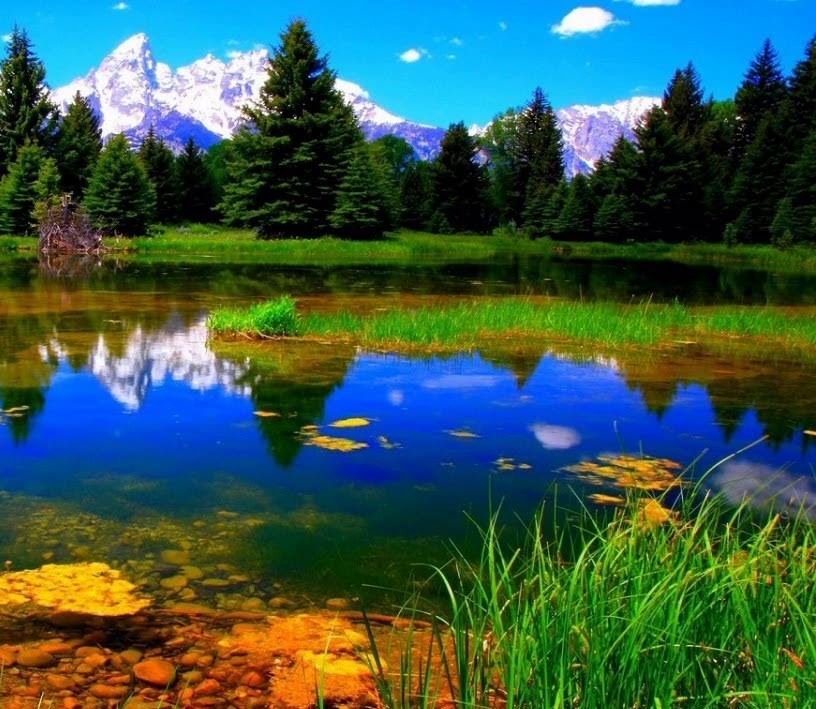
#> input picture Stereo Vision/images/right1.jpg, 816 x 709 px
$ python main_v1.py   (older library calls are emulated)
#> lines starting #> are read from the running program, lines starting #| are printed output that depends on the picture
import cv2
import numpy as np
import matplotlib.pyplot as plt
from PIL import Image
import copy
window_size = 100
img_right = cv2.imread('images/right1.jpg') #right1.jpg #right.png
#> img_right is the input picture: shape (709, 816, 3); mean B, G, R 77.9, 90.6, 57.4
img_right = cv2.resize(img_right, (500,500), fx=1, fy=1)
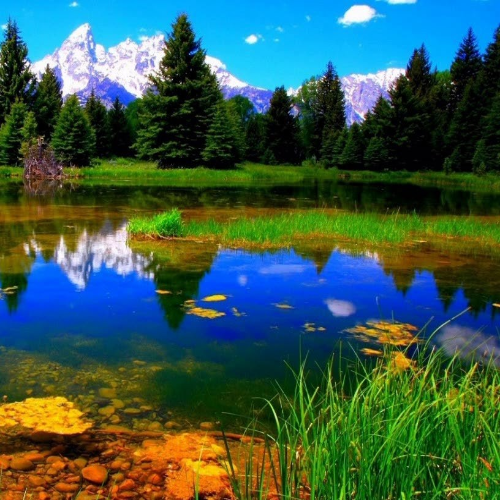
#> img_right: shape (500, 500, 3); mean B, G, R 77.8, 90.5, 57.3
img_right_gray = cv2.cvtColor(copy.copy(img_right),cv2.COLOR_BGR2GRAY)
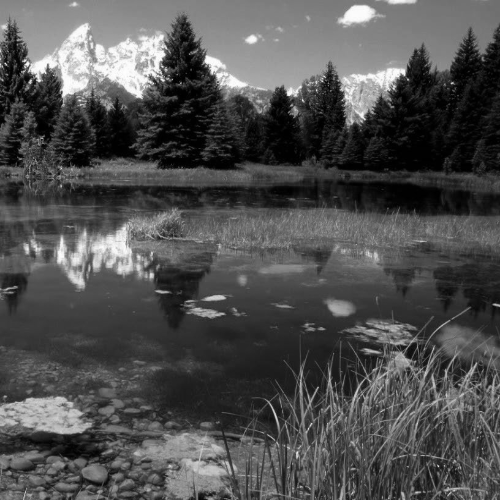
#> img_right_gray: shape (500, 500); min 0, max 254, mean 79.1
img_right_rgb = cv2.cvtColor(copy.copy(img_right),cv2.COLOR_BGR2RGB)
img_left = cv2.imread('images/left1.jpg') #left1.jpg #left.png
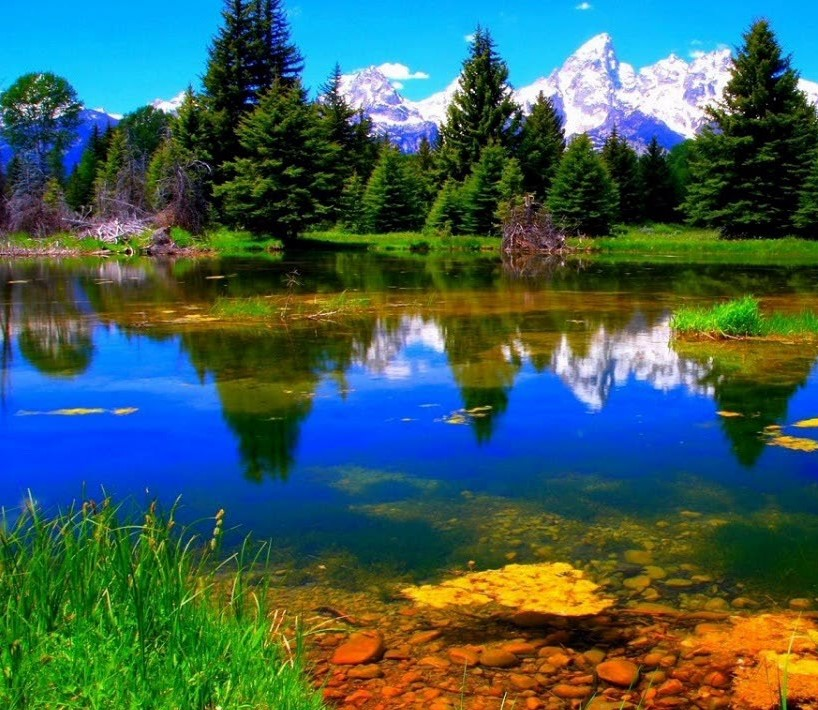
#> input picture Stereo Vision/images/left1.jpg, 818 x 710 px
#> img_left is the input picture: shape (710, 818, 3); mean B, G, R 87.6, 94.7, 62.3
img_left = cv2.resize(img_left, (500,500), fx=1, fy=1)
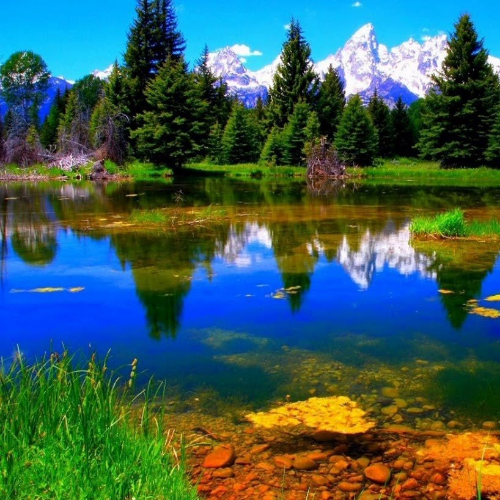
#> img_left: shape (500, 500, 3); mean B, G, R 87.5, 94.6, 62.2
img_left_gray = cv2.cvtColor(copy.copy(img_left),cv2.COLOR_BGR2GRAY)
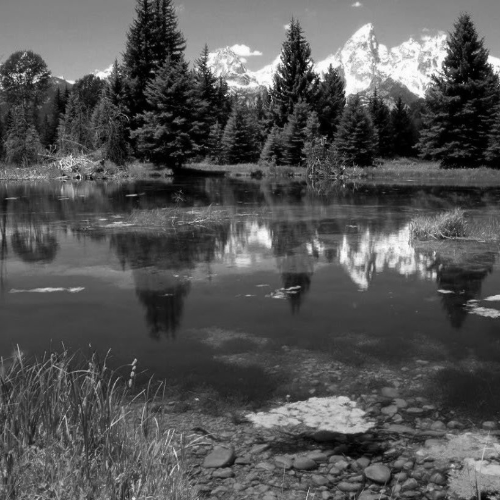
#> img_left_gray: shape (500, 500); min 0, max 254, mean 84.1
img_left_rgb = cv2.cvtColor(copy.copy(img_left),cv2.COLOR_BGR2RGB)
print(img_left_gray.shape,img_right_gray.shape)
#| (500, 500) (500, 500)
# [4 lines of commented-out code are left out]

img_left_pil = Image.fromarray(img_left_gray)
plt.imshow(img_left_pil)
#> (the run stopped early here; a loop or call above may not have finished)
